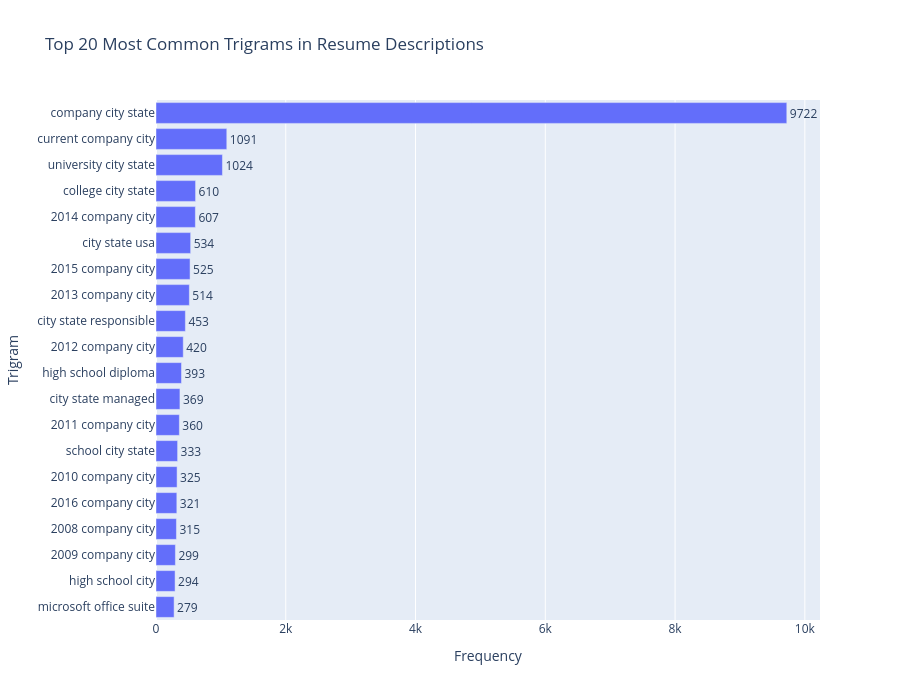

Notebook code for this chart:
### Markdown cell above
### Resume Trigrams

### Code cell
text = resume_df["clean_description"].dropna().astype(str)

# bigram
vectorizer = CountVectorizer(
    stop_words="english",
    ngram_range=(3, 3),
    min_df=3
)

X = vectorizer.fit_transform(text)

bigram_counts = X.sum(axis=0).A1
bigrams = vectorizer.get_feature_names_out()

common_bigrams = (
    pd.DataFrame({
        "bigram": bigrams,
        "count": bigram_counts
    })
    .sort_values("count", ascending=False)
    .head(20)
)

fig = px.bar(
    common_bigrams.sort_values("count"),
    x="count",
    y="bigram",
    orientation="h",
    text="count",
    title="Top 20 Most Common Trigrams in Resume Descriptions",
    labels={
        "count": "Frequency",
        "bigram": "Trigram"
    }
)

fig.update_traces(textposition="outside")

fig.update_layout(
    width=900,
    height=700,
    yaxis=dict(categoryorder="total ascending")
)

fig.show()

### Figure 1 — Plotly figure (JSON) as saved in the notebook; plotly's stock layout.template omitted (floating-point values rounded to 4 significant figures)
{"data": [{"hovertemplate": "Frequency=%{text}<br>Trigram=%{y}<extra></extra>", "legendgroup": "", "marker": {"color": "#636efa", "pattern": {"shape": ""}}, "name": "", "orientation": "h", "showlegend": false, "text": [279.0, 294.0, 299.0, 315.0, 321.0, 325.0, 333.0, 360.0, 369.0, 393.0, 420.0, 453.0, 514.0, 525.0, 534.0, 607.0, 610.0, 1024.0, 1091.0, 9722.0], "textposition": "outside", "type": "bar", "x": [279, 294, 299, 315, 321, 325, 333, 360, 369, 393, 420, 453, 514, 525, 534, 607, 610, 1024, 1091, 9722], "xaxis": "x", "y": ["microsoft office suite", "high school city", "2009 company city", "2008 company city", "2016 company city", "2010 company city", "school city state", "2011 company city", "city state managed", "high school diploma", "2012 company city", "city state responsible", "2013 company city", "2015 company city", "city state usa", "2014 company city", "college city state", "university city state", "current company city", "company city state"], "yaxis": "y"}], "layout": {"barmode": "relative", "height": 700, "legend": {"tracegroupgap": 0}, "title": {"text": "Top 20 Most Common Trigrams in Resume Descriptions"}, "width": 900, "xaxis": {"anchor": "y", "domain": [0, 1], "title": {"text": "Frequency"}}, "yaxis": {"anchor": "x", "categoryorder": "total ascending", "domain": [0, 1], "title": {"text": "Trigram"}}}}
